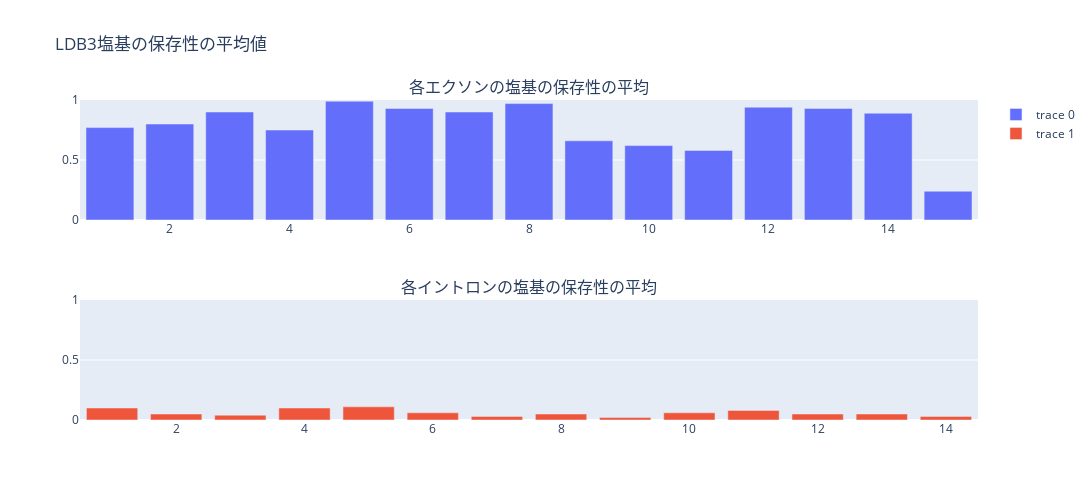
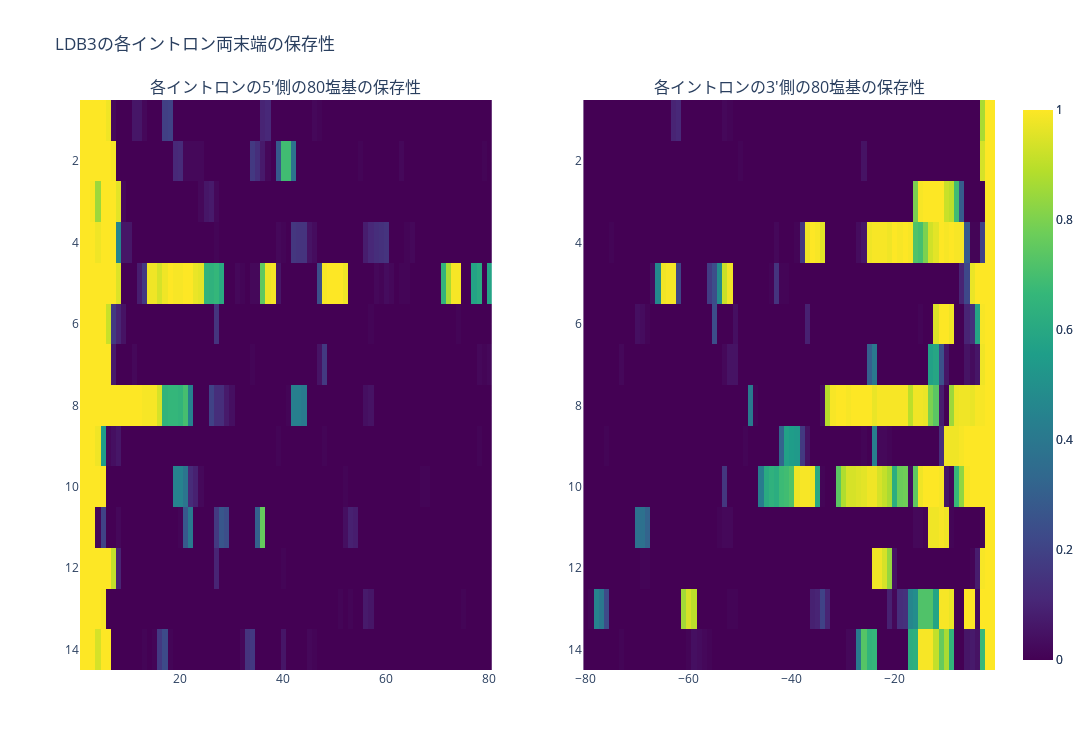

Notebook code for these charts, in order:
### Code cell
fig_show('ldb3',80)

### Figure 1 — Plotly figure (JSON) as saved in the notebook; plotly's stock layout.template omitted (floating-point values rounded to 4 significant figures)
{"data": [{"hovertemplate": "Exon: %{x}<br>Conservation: %{y}<extra></extra>", "type": "bar", "x": [1, 2, 3, 4, 5, 6, 7, 8, 9, 10, 11, 12, 13, 14, 15], "xaxis": "x", "y": [0.77, 0.8, 0.9, 0.75, 0.99, 0.93, 0.9, 0.97, 0.66, 0.62, 0.58, 0.94, 0.93, 0.89, 0.24], "yaxis": "y"}, {"hovertemplate": "Intron: %{x}<br>Conservation: %{y}<extra></extra>", "type": "bar", "x": [1, 2, 3, 4, 5, 6, 7, 8, 9, 10, 11, 12, 13, 14], "xaxis": "x2", "y": [0.1, 0.05, 0.04, 0.1, 0.11, 0.06, 0.03, 0.05, 0.02, 0.06, 0.08, 0.05, 0.05, 0.03], "yaxis": "y2"}], "layout": {"annotations": [{"font": {"size": 16}, "showarrow": false, "text": "各エクソンの塩基の保存性の平均", "x": 0.5, "xanchor": "center", "xref": "paper", "y": 1, "yanchor": "bottom", "yref": "paper"}, {"font": {"size": 16}, "showarrow": false, "text": "各イントロンの塩基の保存性の平均", "x": 0.5, "xanchor": "center", "xref": "paper", "y": 0.375, "yanchor": "bottom", "yref": "paper"}], "height": 500, "title": {"text": "LDB3塩基の保存性の平均値"}, "width": 1200, "xaxis": {"anchor": "y", "domain": [0, 1]}, "xaxis2": {"anchor": "y2", "domain": [0, 1]}, "yaxis": {"anchor": "x", "domain": [0.625, 1], "range": [0, 1]}, "yaxis2": {"anchor": "x2", "domain": [0, 0.375], "range": [0, 1]}}}

### Figure 2 — Plotly figure (JSON) as saved in the notebook; plotly's stock layout.template omitted (floating-point values rounded to 4 significant figures; data arrays with more than 128 entries replaced by an {"elided": "..."} marker saying what was removed)
{"data": [{"colorscale": [[0, "#440154"], [0.1111, "#482878"], [0.2222, "#3e4989"], [0.3333, "#31688e"], [0.4444, "#26828e"], [0.5556, "#1f9e89"], [0.6667, "#35b779"], [0.7778, "#6ece58"], [0.8889, "#b5de2b"], [1, "#fde725"]], "hovertemplate": "Intron: %{y}<br>Base: %{x}<br>Conservation: %{z}<extra></extra>", "type": "heatmap", "x": [1, 2, 3, 4, 5, 6, 7, 8, 9, 10, 11, 12, 13, 14, 15, 16, 17, 18, 19, 20, 21, 22, 23, 24, 25, 26, 27, 28, 29, 30, 31, 32, 33, 34, 35, 36, 37, 38, 39, 40, 41, 42, 43, 44, 45, 46, 47, 48, 49, 50, 51, 52, 53, 54, 55, 56, 57, 58, 59, 60, 61, 62, 63, 64, 65, 66, 67, 68, 69, 70, 71, 72, 73, 74, 75, 76, 77, 78, 79, 80], "xaxis": "x", "y": [1, 2, 3, 4, 5, 6, 7, 8, 9, 10, 11, 12, 13, 14], "yaxis": "y", "z": {"elided": "14x80 float values"}}, {"colorscale": [[0, "#440154"], [0.1111, "#482878"], [0.2222, "#3e4989"], [0.3333, "#31688e"], [0.4444, "#26828e"], [0.5556, "#1f9e89"], [0.6667, "#35b779"], [0.7778, "#6ece58"], [0.8889, "#b5de2b"], [1, "#fde725"]], "hovertemplate": "Intron: %{y}<br>Base: %{x}<br>Conservation: %{z}<extra></extra>", "type": "heatmap", "x": [-80, -79, -78, -77, -76, -75, -74, -73, -72, -71, -70, -69, -68, -67, -66, -65, -64, -63, -62, -61, -60, -59, -58, -57, -56, -55, -54, -53, -52, -51, -50, -49, -48, -47, -46, -45, -44, -43, -42, -41, -40, -39, -38, -37, -36, -35, -34, -33, -32, -31, -30, -29, -28, -27, -26, -25, -24, -23, -22, -21, -20, -19, -18, -17, -16, -15, -14, -13, -12, -11, -10, -9, -8, -7, -6, -5, -4, -3, -2, -1], "xaxis": "x2", "y": [1, 2, 3, 4, 5, 6, 7, 8, 9, 10, 11, 12, 13, 14], "yaxis": "y2", "z": {"elided": "14x80 float values"}}], "layout": {"annotations": [{"font": {"size": 16}, "showarrow": false, "text": "各イントロンの5'側の80塩基の保存性", "x": 0.225, "xanchor": "center", "xref": "paper", "y": 1, "yanchor": "bottom", "yref": "paper"}, {"font": {"size": 16}, "showarrow": false, "text": "各イントロンの3'側の80塩基の保存性", "x": 0.775, "xanchor": "center", "xref": "paper", "y": 1, "yanchor": "bottom", "yref": "paper"}], "height": 750, "title": {"text": "LDB3の各イントロン両末端の保存性"}, "width": 1200, "xaxis": {"anchor": "y", "domain": [0, 0.45]}, "xaxis2": {"anchor": "y2", "domain": [0.55, 1]}, "yaxis": {"anchor": "x", "autorange": "reversed", "domain": [0, 1]}, "yaxis2": {"anchor": "x2", "autorange": "reversed", "domain": [0, 1]}}}
